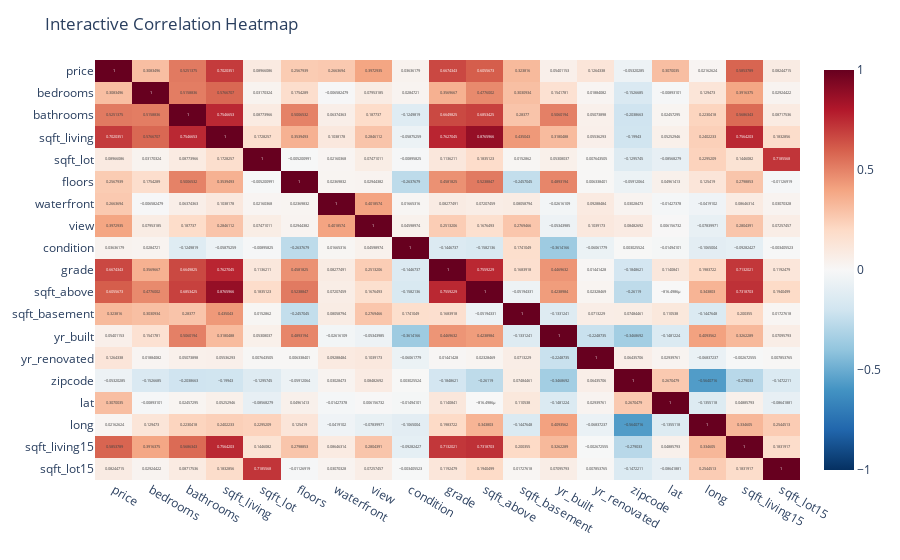

Notebook source saved alongside this figure:
### Code cell
#intractive way
import plotly.express as px

fig = px.imshow(corr, text_auto=True, aspect="auto", color_continuous_scale='RdBu_r', zmin=-1, zmax=1)
fig.update_layout(title="Interactive Correlation Heatmap")
fig.show()

### Figure 1 — Plotly figure (JSON) as saved in the notebook; plotly's stock layout.template omitted (floating-point values rounded to 4 significant figures; data arrays with more than 128 entries replaced by an {"elided": "..."} marker saying what was removed)
{"data": [{"coloraxis": "coloraxis", "hovertemplate": "x: %{x}<br>y: %{y}<br>color: %{z}<extra></extra>", "name": "0", "texttemplate": "%{z}", "type": "heatmap", "x": ["price", "bedrooms", "bathrooms", "sqft_living", "sqft_lot", "floors", "waterfront", "view", "condition", "grade", "sqft_above", "sqft_basement", "yr_built", "yr_renovated", "zipcode", "lat", "long", "sqft_living15", "sqft_lot15"], "xaxis": "x", "y": ["price", "bedrooms", "bathrooms", "sqft_living", "sqft_lot", "floors", "waterfront", "view", "condition", "grade", "sqft_above", "sqft_basement", "yr_built", "yr_renovated", "zipcode", "lat", "long", "sqft_living15", "sqft_lot15"], "yaxis": "y", "z": {"elided": "19x19 float values"}}], "layout": {"coloraxis": {"cmax": 1, "cmin": -1, "colorscale": [[0, "rgb(5,48,97)"], [0.1, "rgb(33,102,172)"], [0.2, "rgb(67,147,195)"], [0.3, "rgb(146,197,222)"], [0.4, "rgb(209,229,240)"], [0.5, "rgb(247,247,247)"], [0.6, "rgb(253,219,199)"], [0.7, "rgb(244,165,130)"], [0.8, "rgb(214,96,77)"], [0.9, "rgb(178,24,43)"], [1, "rgb(103,0,31)"]]}, "margin": {"t": 60}, "title": {"text": "Interactive Correlation Heatmap"}, "xaxis": {"anchor": "y", "domain": [0, 1]}, "yaxis": {"anchor": "x", "autorange": "reversed", "domain": [0, 1]}}}
